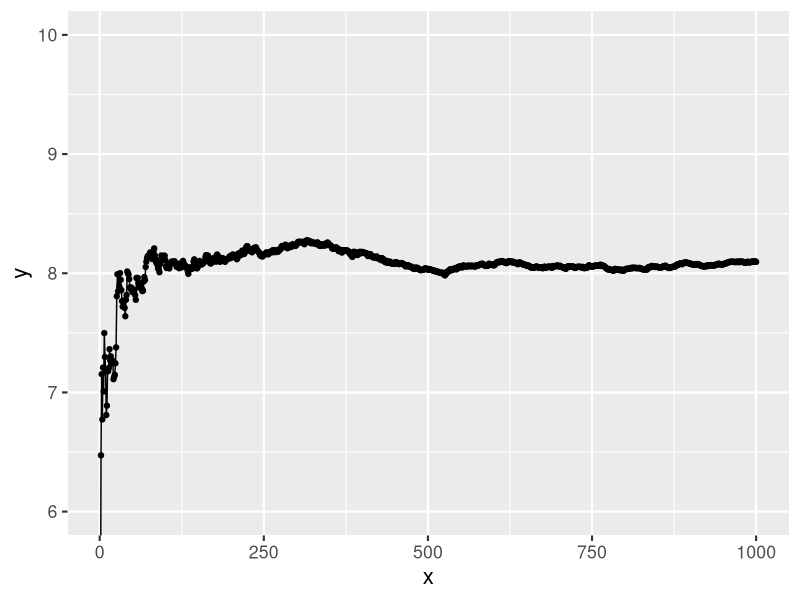
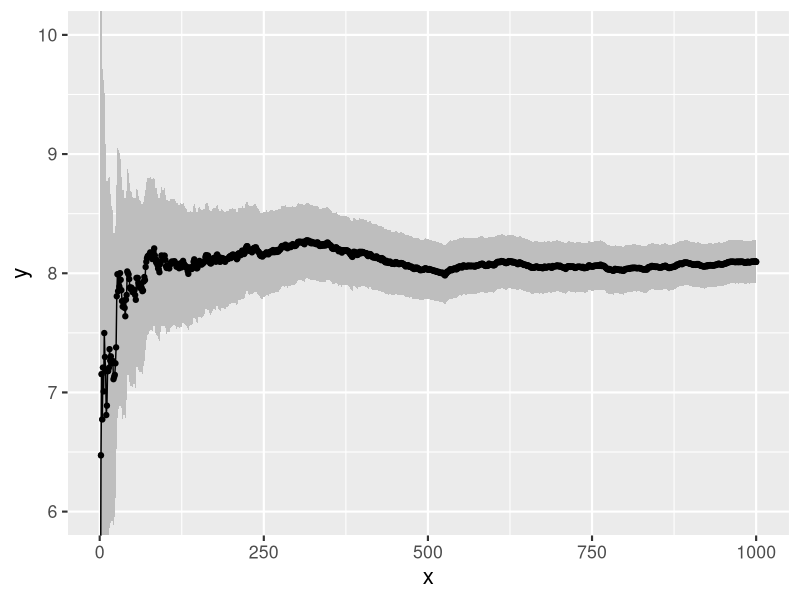
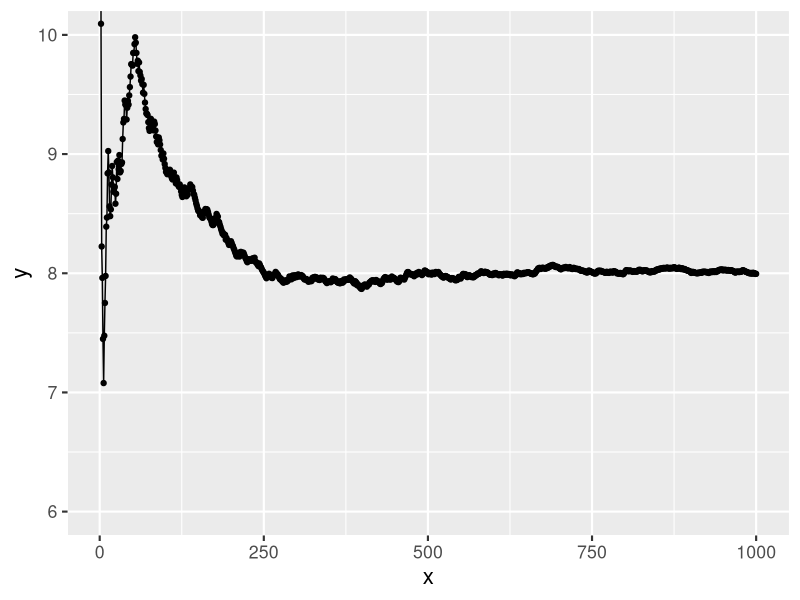
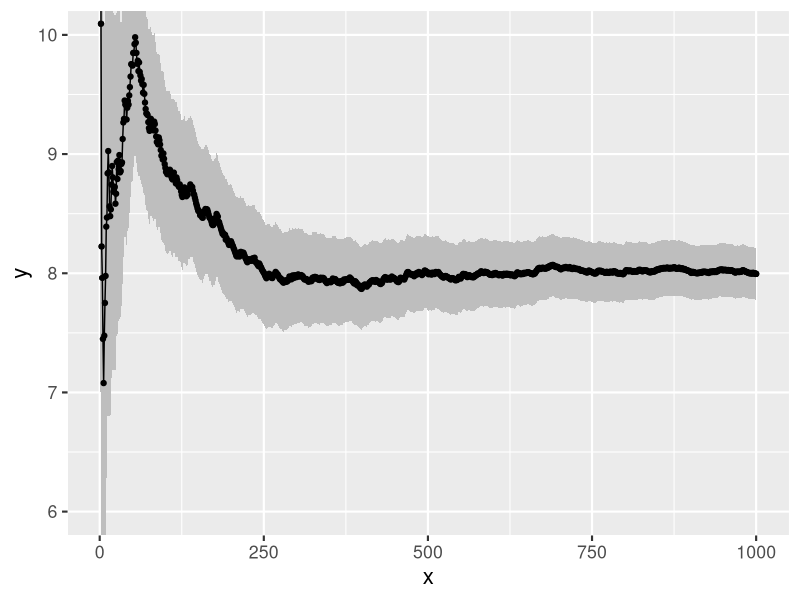
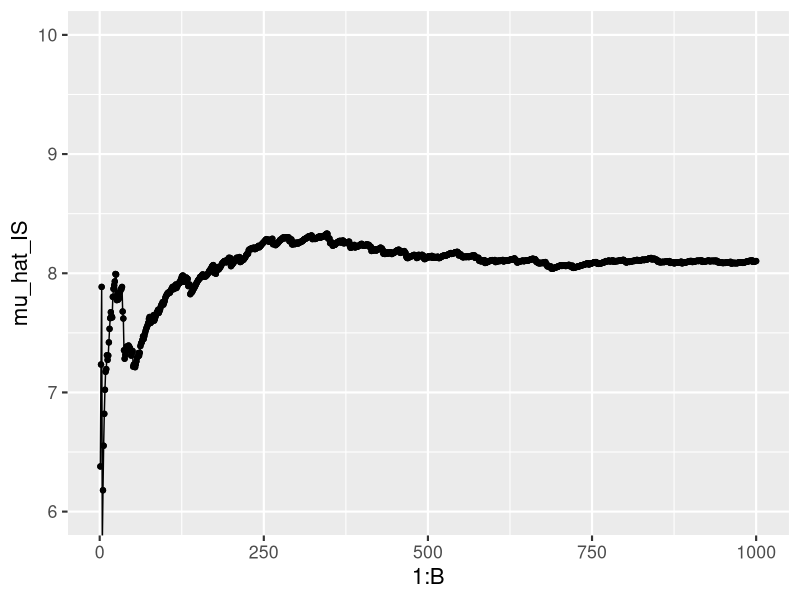
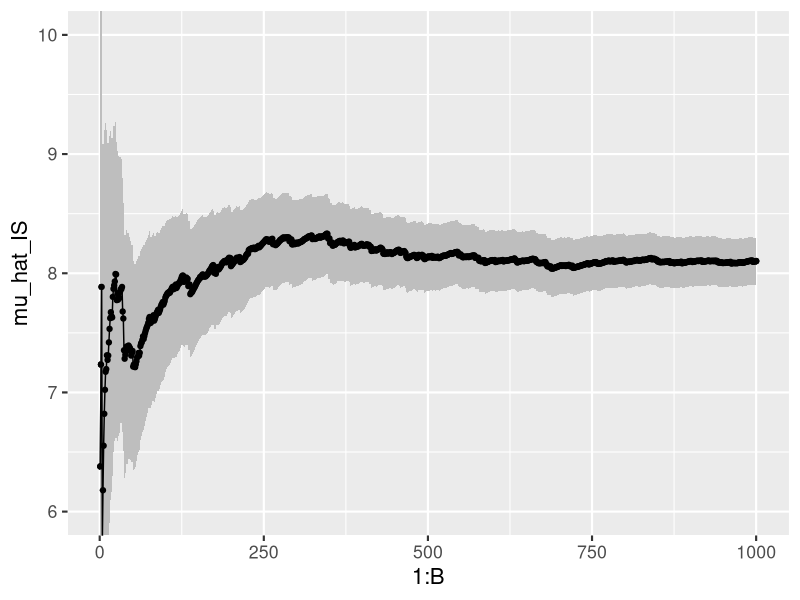

Recreate these plots in R, in order. (Note: this script raises an error after producing the figures.)
## ---- chunk 1
knitr::knit_hooks$set(crop = knitr::hook_pdfcrop)

knitr::opts_chunk$set(
  fig.width = 8,
  fig.height = 5,
  fig.retina = 3,
  fig.align = "center",
  cache = FALSE,
  autodep = TRUE,
  dev.args = list(pointsize = 16),
  crop = TRUE
)

library(tidyverse)

old_options <- options(digits = 4)

theme_set(theme_grey(base_size = 16))
## ---- chunk 2
set.seed(1234)
B <- 1000
x <- rgamma(B, 8) # h(x) = x
mu_hat <- (cumsum(x) / (1:B))
sigma_hat <- sd(x)
mu_hat[B] # Theoretical value 8
sigma_hat # Theoretical value sqrt(8) = 2.8284
## ---- chunk 3
p <- ggplot(tibble(x = 1:B, y = mu_hat), aes(x, y)) +
  geom_line() +
  geom_point() +
  coord_cartesian(ylim = c(6, 10))
p
## ---- chunk 4
p + geom_ribbon(
  aes(
    ymin = mu_hat - 1.96 * sigma_hat / sqrt(1:B),
    ymax = mu_hat + 1.96 * sigma_hat / sqrt(1:B)
  ),
  fill = "gray"
) + geom_line() + geom_point()
## ---- chunk 5
set.seed(1234)
B <- 1000
x <- rnorm(B, 10, 3)
w_star <- dgamma(x, 8) / dnorm(x, 10, 3) #<<
mu_hat_IS <- (cumsum(x * w_star) / (1:B))
mu_hat_IS[B] # Theoretical value 8
## ---- chunk 6
p <- ggplot(
  tibble(x = 1:B, y = mu_hat_IS),
  aes(x, y)
) +
  geom_line() +
  geom_point() +
  coord_cartesian(ylim = c(6, 10))
p
## ---- chunk 7
sigma_hat_IS <- sd(x * w_star)
sigma_hat_IS # Theoretical value ??
## ---- chunk 8
p + geom_ribbon(
  aes(
    ymin = mu_hat_IS - 1.96 * sigma_hat_IS / sqrt(1:B),
    ymax = mu_hat_IS + 1.96 * sigma_hat_IS / sqrt(1:B)
  ),
  fill = "gray"
) + geom_line() + geom_point()
## ---- chunk 9
set.seed(1234)
B <- 1000
x <- rnorm(B, 10, 3)
w_star <- numeric(B)
x_pos <- x[x > 0]
w_star[x > 0] <- exp((x_pos - 10)^2 / 18 - x_pos + 7 * log(x_pos))
mu_hat_IS <- cumsum(x * w_star) / cumsum(w_star)
mu_hat_IS[B] # Theoretical value 8
## ---- chunk 10
p <- qplot(1:B, mu_hat_IS) +
  geom_line() +
  geom_point() +
  coord_cartesian(ylim = c(6, 10))
p
## ---- chunk 11
c_hat <- mean(w_star)
sigma_hat_IS <- sd(x * w_star)
sigma_hat_w_star <- sd(w_star)
gamma_hat <- cov(x * w_star, w_star)
sigma_hat_IS_w <- sqrt(sigma_hat_IS^2 + mu_hat_IS[B]^2 * sigma_hat_w_star^2 -
  2 * mu_hat_IS[B] * gamma_hat) / c_hat
sigma_hat_IS_w
## ---- chunk 12
p + geom_ribbon(
  aes(
    ymin = mu_hat_IS - 1.96 * sigma_hat_IS_w / sqrt(1:B),
    ymax = mu_hat_IS + 1.96 * sigma_hat_IS_w / sqrt(1:B)
  ),
  fill = "gray"
) + geom_line() + geom_point()
## ---- chunk 13
knitr::include_graphics("images/networkfig.png")
## ---- chunk 14
A <- matrix(0, 10, 10)
A[1, c(2, 4, 5)] <- 1
A[2, c(1, 3, 6)] <- 1
A[3, c(2, 6, 7, 8, 10)] <- 1
A[4, c(1, 5, 8)] <- 1
A[5, c(1, 4, 8, 9)] <- 1
A[6, c(2, 3, 7, 10)] <- 1
A[7, c(3, 6, 10)] <- 1
A[8, c(3, 4, 5, 9)] <- 1
A[9, c(5, 8, 10)] <- 1
A[10, c(3, 6, 7, 9)] <- 1
A # Graph adjacency matrix
## ---- chunk 15
Aup <- A
Aup[lower.tri(Aup)] <- 0
## ---- chunk 16
discon <- function(Aup) {
  A <- Matrix::forceSymmetric(Aup, "U")
  i <- 3
  Apow <- A %*% A %*% A # A^3

  while (Apow[1, 10] == 0 && i < 9) {
    Apow <- Apow %*% A
    i <- i + 1
  }

  Apow[1, 10] == 0 # TRUE if nodes 1 and 10 are not connected
}
## ---- chunk 17
sim_net <- function(Aup, p) {
  ones <- which(Aup == 1)
  Aup[ones] <- sample(
    c(0, 1),
    length(ones),
    replace = TRUE,
    prob = c(p, 1 - p)
  )
  Aup
}
## ---- chunk 18
bench::bench_time(replicate(1e5, sim_net(Aup, 0.5)))
## ---- chunk 19
set.seed(27092016)
n <- 1e5
tmp <- replicate(n, discon(sim_net(Aup, 0.05)))
mu_hat <- mean(tmp)
mu_hat
## ---- chunk 20
mu_hat + 1.96 * sqrt(mu_hat * (1 - mu_hat) / n) * c(-1, 0, 1)
## ---- chunk 21
weights <- function(Aup, Aup0, p0, p) {
  w <- discon(Aup0)
  if (w) {
    s <- sum(Aup0)
    w <- (p / p0)^18 * (p0 * (1 - p) / (p * (1 - p0)))^s
  }
  as.numeric(w)
}
## ---- chunk 22
tmp <- replicate(n, weights(Aup, sim_net(Aup, 0.2), 0.2, 0.05))
mu_hat_IS <- mean(tmp)
mu_hat_IS
## ---- chunk 23
mu_hat_IS + 1.96 * sd(tmp) / sqrt(n) * c(-1, 0, 1)
## ---- chunk 24
c(sd(tmp), sqrt(mu_hat * (1 - mu_hat))) # The estimated standard deviations
## ---- chunk 25
mu_hat * (1 - mu_hat) / var(tmp)
## ---- chunk 26
ones <- which(Aup == 1)
Atmp <- Aup
p <- 0.05
prob <- numeric(2^18)
for (i in 0:(2^18 - 1)) {
  on <- as.numeric(intToBits(i)[1:18])
  Atmp[ones] <- on
  if (discon(Atmp)) {
    s <- sum(on)
    prob[i + 1] <- p^(18 - s) * (1 - p)^s
  }
}
## ---- chunk 27
sum(prob) # True value
# MC estimate and interval
mu_hat + 1.96 * sqrt(mu_hat * (1 - mu_hat) / n) * c(-1, 0, 1)
# IS estimate and interval
mu_hat_IS + 1.96 * sd(tmp) / sqrt(n) * c(-1, 0, 1)
## ---- chunk 28
h <- function(x, alpha = 0.1) {
  p <- length(x)
  tmp <- alpha * x[1:(p - 1)]
  exp(-sum((tmp / 2 - x[2:p]) * tmp))
}
## ---- chunk 29
n <- 10000 # The number of random variables to generate
p <- 100 # The dimension of each random variable
alpha <- 0.2
evaluations <- numeric(n)
set.seed(123)

for (i in 1:n) {
  x <- rnorm(p)
  evaluations[i] <- h(x, alpha = alpha)
}
## ---- chunk 30
plot(cumsum(evaluations) / 1:n, pch = 20)
abline(h = 1, col = "red")
mu_hat <- cumsum(evaluations) / 1:n
sigma_hat <- sd(evaluations)
lines(1:n, mu_hat + 1.96 * sigma_hat / sqrt(1:n))
lines(1:n, mu_hat - 1.96 * sigma_hat / sqrt(1:n))
## ---- chunk 31
alpha <- 0.4 #<<
evaluations <- numeric(n)
set.seed(123)

for (i in 1:n) {
  x <- rnorm(p)
  evaluations[i] <- h(x, alpha = alpha)
}
## ---- chunk 32
plot(cumsum(evaluations) / 1:n, pch = 20)
abline(h = 1, col = "red")
mu_hat <- cumsum(evaluations) / 1:n
sigma_hat <- sd(evaluations)
lines(1:n, mu_hat + 1.96 * sigma_hat / sqrt(1:n))
lines(1:n, mu_hat - 1.96 * sigma_hat / sqrt(1:n))
## ---- chunk 33
options(digits = old_options$digits)
